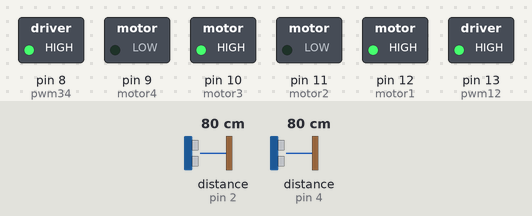
Simulated run of this sketch. Board: Arduino Uno, built with avr-gcc and run on an emulated ATmega328P. Shown: switched loads named in the sketch (green lamp = pin HIGH). Wiring (inferred from the names in the program): 2 × ultrasonic range finder: trigger pin 3, echo pin 2 / trigger pin 5, echo pin 4. The test bench sets the inputs (shaded band); at power-on: distance to the obstacle (sensors on pin 2, pin 4) 80 cm. The echo pulse lasts 58.3 µs per cm; pins used as bus, display or sensor lines are not drawn; what the sketch prints to the serial monitor is not drawn.

Above: at 1.2 s.
1.3 s: distance to the obstacle (sensor on pin 2) set to 55 cm
2.8 s: distance to the obstacle (sensor on pin 2) set to 48 cm
At 3.6 s:
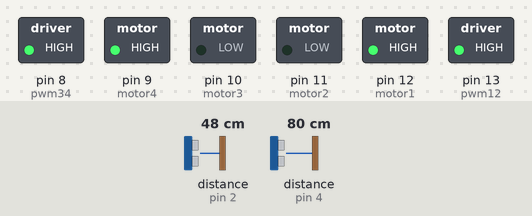
4.3 s: distance to the obstacle (sensor on pin 4) set to 75 cm
At 4.8 s:
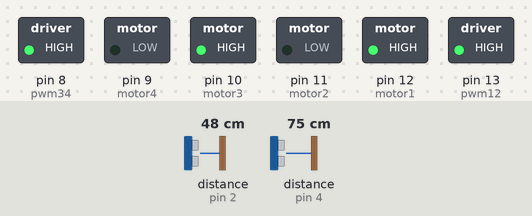
5.8 s: distance to the obstacle (sensor on pin 4) set to 20 cm
7.3 s: distance to the obstacle (sensor on pin 4) set to 16 cm
At 7.8 s:
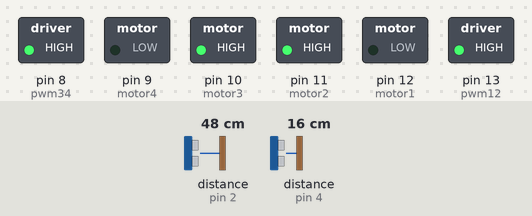
8.8 s: distance to the obstacle (sensor on pin 2) set to 2 cm
At 10.0 s:
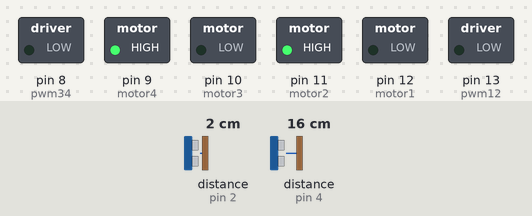
Timing chart, 0 to 11.3 s (numbered marks = the images above; inputs shaded):
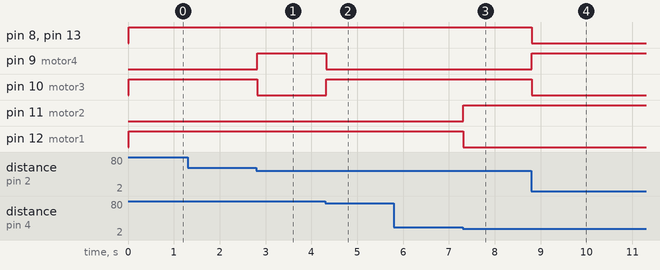

The sketch:

Car_2Ultra.ino
```cpp
double Input, Output;

//PID parameters
double Kp = 4 ;
double Ki = 0.0 ;
double Kd = 0.4;
const int Setpoint = 10;
double ki, kd;

//Pin Setup
const int EchoPinL = 2;
const int TrigPinL = 3;
const int EchoPinR = 4;
const int TrigPinR = 5;

double lastInput, lastTime;
const int OutMin = -150;
const int OutMax = 150;

int SampleTime = 1000;
double  systemtime;

float distanceL, distanceR, distance;
double ITerm, error;
int motor1 = 12;
int motor2 = 11;
int motor3 = 10;
int motor4 = 9;
float pwm12 = 13;
float pwm34 = 8;

void setup()
{
  Serial.begin(115200);
  pinMode(TrigPinL, OUTPUT);
  pinMode(EchoPinL, INPUT);
  pinMode(TrigPinR, OUTPUT);
  pinMode(EchoPinR, INPUT);

  pinMode(motor1, OUTPUT);
  pinMode(motor2, OUTPUT);
  pinMode(motor3, OUTPUT);
  pinMode(motor4, OUTPUT);
  pinMode(pwm12, OUTPUT);
  pinMode(pwm34, OUTPUT);
}


void loop()
{
  LeftSensor();
  RightSensor();
  if (distanceL - distanceR > 30)
  {
    TurnLeft();
    Serial.print("Power = ");
    Serial.print("Turn Left");
    Serial.print("\n");
  }
  else if (distanceR - distanceL > 30)
  {
    TurnRight();
    Serial.print("Power = ");
    Serial.print("Turn Right");
    Serial.print("\n");
  }
  else
  {
    distance = (distanceL + distanceR) / 2;
    Input = distance;
    Serial.println(" \n ");
    Serial.println("Left = ");
    Serial.print(distanceL);
    Serial.println("");
    Serial.println("Right = ");
    Serial.print(distanceR);
    unsigned long now = millis();
    double dtime = (now - lastTime);
    systemtime = now / 1000;

    ki = Ki * SampleTime;
    kd = Kd / SampleTime;
    if (dtime >= SampleTime)
    {
      error = -Setpoint + Input;
      ITerm += (ki * error);
      double dInput = (Input - lastInput);
      Output = Kp * error + ITerm - kd * dInput;

      if (Output > OutMax) Output = OutMax;
      else if (Output < OutMin) Output = OutMin;
      if (ITerm > OutMax) ITerm = OutMax;
      else if (ITerm < OutMin) ITerm = OutMin;
      lastInput = Input;
      lastTime = now;
    }
    if (distance <= 30)
    {
      Serial.print("\n");
      Serial.print("Power = ");
      Serial.print(Output);
      Serial.print("\n");
      if (Output >= 0)
      {
        motorPWM(Output);
      }
      else if (Output < 0)
      {
        motorPWM_back(Output);
      }

    }
    else
    {
      Serial.print("\n");
      Serial.print("Power = ");
      Serial.print("80");
      Serial.print("\n");
      motorPWM(OutMax);
    }
  }

  delay(10);
}

void LeftSensor()
{
  digitalWrite(TrigPinL, LOW);
  delayMicroseconds(2);
  digitalWrite(TrigPinL, HIGH);
  delayMicroseconds(10);
  digitalWrite(TrigPinL, LOW);
  distanceL = pulseIn(EchoPinL, HIGH) / 58.00;
}
void RightSensor()
{
  digitalWrite(TrigPinR, LOW);
  delayMicroseconds(2);
  digitalWrite(TrigPinR, HIGH);
  delayMicroseconds(10);
  digitalWrite(TrigPinR, LOW);
  distanceR = pulseIn(EchoPinR, HIGH) / 58.00;
}
void TurnLeft()
{
  digitalWrite(motor1, 0);
  digitalWrite(motor2, 1);
  analogWrite(pwm12, OutMax);
  digitalWrite(motor3, 1);
  digitalWrite(motor4, 0);
  analogWrite(pwm34, OutMax);

}
void TurnRight()
{
  digitalWrite(motor1, 1);
  digitalWrite(motor2, 0);
  analogWrite(pwm12, OutMax);
  digitalWrite(motor3, 0);
  digitalWrite(motor4, 1);
  analogWrite(pwm34, OutMax);
}
void motorPWM(int pwm) {
  digitalWrite(motor1, 1);
  digitalWrite(motor2, 0);
  analogWrite(pwm12, pwm);
  digitalWrite(motor3, 1);
  digitalWrite(motor4, 0);
  analogWrite(pwm34, pwm);
}
void motorPWM_back(int pwm) {
  digitalWrite(motor1, 0);
  digitalWrite(motor2, 1);
  analogWrite(pwm12, pwm);
  digitalWrite(motor3, 0);
  digitalWrite(motor4, 1);
  analogWrite(pwm34, pwm);
}
```

Measured:
- the behaviour switches between 51 and 50 cm on distance to the obstacle (sensor on pin 2) (found by bisection; images 0 and 1)
- the behaviour switches between 78 and 77 cm on distance to the obstacle (sensor on pin 4) (found by bisection; images 1 and 2)
- the behaviour switches between 19 and 18 cm on distance to the obstacle (sensor on pin 4) (found by bisection; images 2 and 3)
- after the input at 2.8 s, pin 9 (motor4): LOW → HIGH at once; pin 10 (motor3): HIGH → LOW at once
- after the input at 4.3 s, pin 9 (motor4): HIGH → LOW at once; pin 10 (motor3): LOW → HIGH at once
- after the input at 7.3 s, pin 11 (motor2): LOW → HIGH at once; pin 12 (motor1): HIGH → LOW at once
- after the input at 8.8 s, pin 8 (pwm34), pin 10 (motor3), pin 13 (pwm12): HIGH → LOW at once; pin 9 (motor4): LOW → HIGH at once
